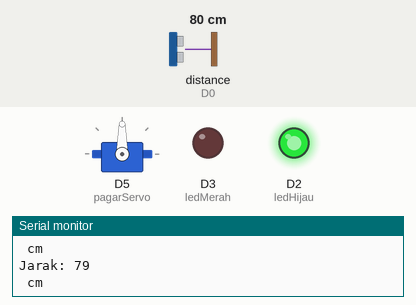
Simulated run of this program. Board: ESP8266 (NodeMCU). On the bench: servo, output pins drawn as LEDs (lit = HIGH), the last lines printed to the serial monitor. Wiring (inferred from the names in the program): ultrasonic range finder: trigger D1; echo D0. The inputs (shaded band) are chosen by the test bench; at power-on: distance to the obstacle (sensor on D0) 80 cm. The echo pulse lasts 58.3 µs per cm; pins used as bus, display or sensor lines are not drawn.

Above: at 1.3 s.
1.4 s: distance to the obstacle (sensor on D0) set to 149 cm
2.9 s: distance to the obstacle (sensor on D0) set to 156 cm
At 3.3 s:
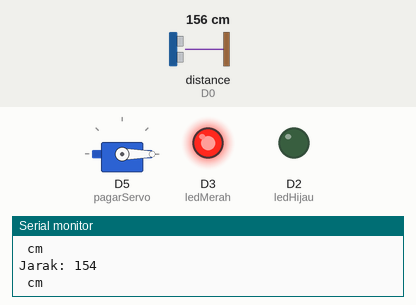
4.5 s: distance to the obstacle (sensor on D0) set to 2 cm
At 5.2 s:
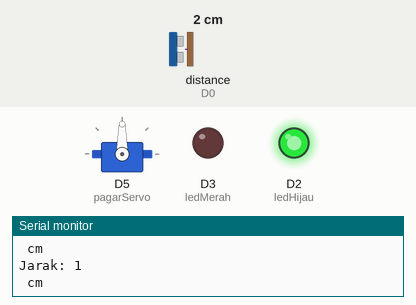
6.0 s: distance to the obstacle (sensor on D0) set to 250 cm
At 6.9 s:
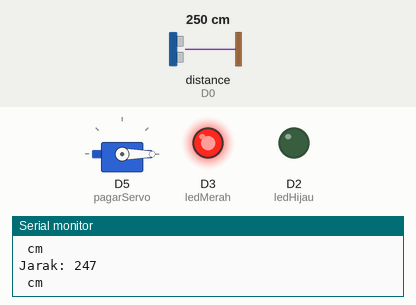
Timing chart, 0 to 8.5 s (numbered marks = the images above; inputs shaded):
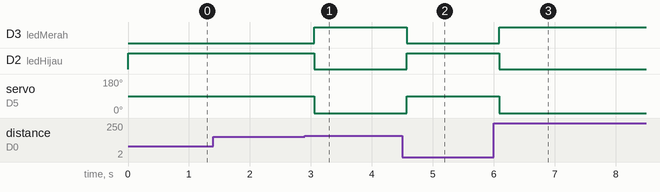

The program:

main.cpp
```cpp
#include <Arduino.h>
#include <Servo.h>

const int echoPin = D0;
const int trgPin = D1;
const int ledHijau = D2;
const int ledMerah = D3;
const int servoPin = D4;

Servo pagarServo;

long durasi;
int jarak;
int batasJarak = 150;

void setup() {
  Serial.begin(9600);
  pinMode(echoPin,INPUT);
  pinMode(trgPin,OUTPUT);
  pinMode(ledHijau,OUTPUT);
  pinMode(ledMerah,OUTPUT);
  pagarServo.attach(D5);
  pagarServo.write(0);
}

void loop() {
  digitalWrite(trgPin,LOW);
  delayMicroseconds(2);
  digitalWrite(trgPin,HIGH);
  delayMicroseconds(5);
  digitalWrite(trgPin,LOW);

  durasi = pulseIn(echoPin,HIGH);
  jarak = durasi * 0.034 / 2;

  Serial.print("Jarak: ");
  Serial.println(jarak);
  Serial.println(" cm");

  if (jarak > 0 && jarak <= batasJarak) {
    pagarServo.write(90);
    digitalWrite(ledHijau, HIGH);
    digitalWrite(ledMerah, LOW);
  } else {
    pagarServo.write(0);
    digitalWrite(ledHijau, LOW);
    digitalWrite(ledMerah, HIGH);
  }
  delay(500);
}
```

Measured:
- the behaviour switches between 152 and 153 cm on distance to the obstacle (sensor on D0) (found by bisection; images 0 and 1)
- after the input at 2.9 s, D3 (ledMerah): LOW → HIGH after 0.15 s; D2 (ledHijau): HIGH → LOW after 0.15 s; servo on D5 (pagarServo): 90° → 0° after 0.15 s
- after the input at 4.5 s, D3 (ledMerah): HIGH → LOW after 0.07 s; D2 (ledHijau): LOW → HIGH after 0.07 s; servo on D5 (pagarServo): 0° → 90° after 0.07 s
- after the input at 6.0 s, D3 (ledMerah): LOW → HIGH after 0.09 s; D2 (ledHijau): HIGH → LOW after 0.09 s; servo on D5 (pagarServo): 90° → 0° after 0.09 s
